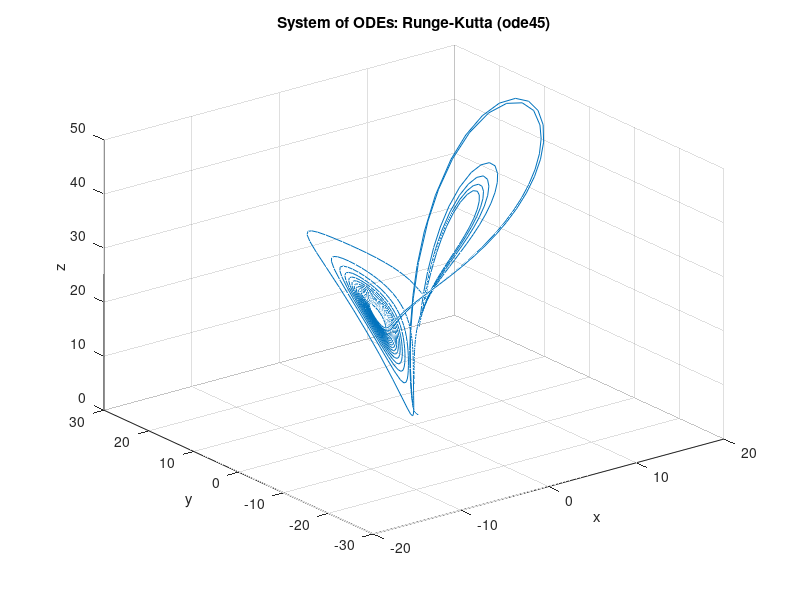

Reproduce this figure in MATLAB.
fprintf('\n--- 17.8: System of ODEs (Runge-Kutta / ode45) ---\n');
lorenzOde = @(t, state) [10*(state(2) - state(1));
                         -state(1)*state(3) + 28*state(1) - state(2);
                          state(1)*state(2) - (8/3)*state(3)];

timeSpan = [0 20];
initialState = [1; 1; 1];

[timePoints, stateHistory] = ode45(lorenzOde, timeSpan, initialState);

figure;
plot3(stateHistory(:,1), stateHistory(:,2), stateHistory(:,3));
xlabel('x'); ylabel('y'); zlabel('z');
title('System of ODEs: Runge-Kutta (ode45)');
grid on;
